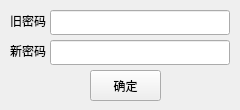
<?xml version="1.0" encoding="UTF-8"?>
<ui version="4.0">
 <class>ModifyPasswordWidget</class>
 <widget class="QWidget" name="ModifyPasswordWidget">
  <property name="geometry">
   <rect>
    <x>0</x>
    <y>0</y>
    <width>240</width>
    <height>110</height>
   </rect>
  </property>
  <property name="minimumSize">
   <size>
    <width>240</width>
    <height>110</height>
   </size>
  </property>
  <property name="maximumSize">
   <size>
    <width>240</width>
    <height>110</height>
   </size>
  </property>
  <property name="windowTitle">
   <string>修改密码</string>
  </property>
  <widget class="QLabel" name="labelOldPassword">
   <property name="geometry">
    <rect>
     <x>10</x>
     <y>10</y>
     <width>41</width>
     <height>21</height>
    </rect>
   </property>
   <property name="text">
    <string>旧密码</string>
   </property>
  </widget>
  <widget class="QLabel" name="labelNewPassword">
   <property name="geometry">
    <rect>
     <x>10</x>
     <y>40</y>
     <width>41</width>
     <height>21</height>
    </rect>
   </property>
   <property name="text">
    <string>新密码</string>
   </property>
  </widget>
  <widget class="QLineEdit" name="lineOldPassword">
   <property name="geometry">
    <rect>
     <x>50</x>
     <y>10</y>
     <width>180</width>
     <height>25</height>
    </rect>
   </property>
   <property name="maxLength">
    <number>30</number>
   </property>
   <property name="echoMode">
    <enum>QLineEdit::Password</enum>
   </property>
  </widget>
  <widget class="QLineEdit" name="lineNewPassword">
   <property name="geometry">
    <rect>
     <x>50</x>
     <y>40</y>
     <width>180</width>
     <height>25</height>
    </rect>
   </property>
   <property name="maxLength">
    <number>30</number>
   </property>
   <property name="echoMode">
    <enum>QLineEdit::Password</enum>
   </property>
  </widget>
  <widget class="QPushButton" name="btnConfirm">
   <property name="geometry">
    <rect>
     <x>90</x>
     <y>70</y>
     <width>71</width>
     <height>31</height>
    </rect>
   </property>
   <property name="text">
    <string>确定</string>
   </property>
  </widget>
 </widget>
 <layoutdefault spacing="6" margin="11"/>
 <resources/>
 <connections>
  <connection>
   <sender>btnConfirm</sender>
   <signal>clicked()</signal>
   <receiver>ModifyPasswordWidget</receiver>
   <slot>confirm()</slot>
   <hints>
    <hint type="sourcelabel">
     <x>130</x>
     <y>74</y>
    </hint>
    <hint type="destinationlabel">
     <x>191</x>
     <y>86</y>
    </hint>
   </hints>
  </connection>
 </connections>
 <slots>
  <slot>confirm()</slot>
 </slots>
</ui>
